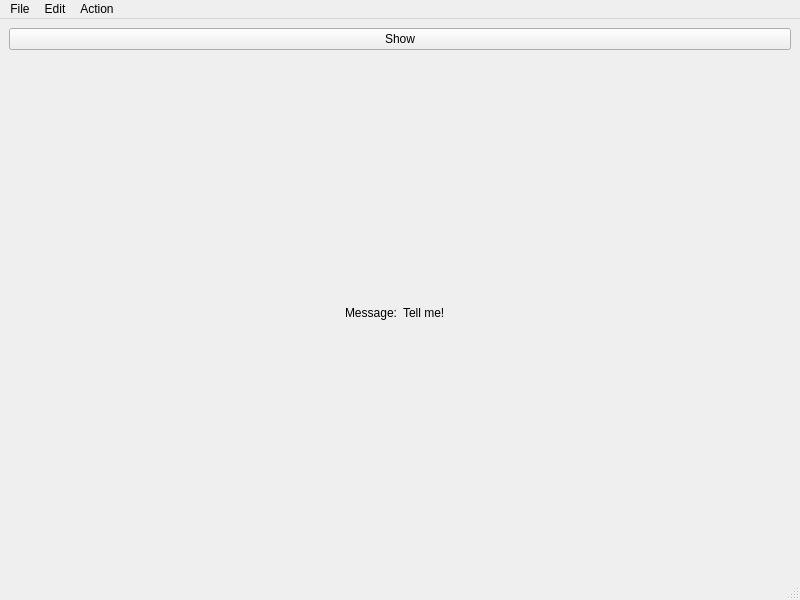
<?xml version="1.0" encoding="UTF-8"?>
<ui version="4.0">
 <class>MainWindow</class>
 <widget class="QMainWindow" name="MainWindow">
  <property name="geometry">
   <rect>
    <x>0</x>
    <y>0</y>
    <width>800</width>
    <height>600</height>
   </rect>
  </property>
  <property name="windowTitle">
   <string>MainWindow</string>
  </property>
  <widget class="QWidget" name="centralwidget">
   <layout class="QVBoxLayout" name="verticalLayout">
    <item>
     <widget class="QPushButton" name="pushButton">
      <property name="text">
       <string>Show</string>
      </property>
     </widget>
    </item>
    <item>
     <layout class="QHBoxLayout" name="horizontalLayout">
      <item>
       <widget class="QLabel" name="label">
        <property name="text">
         <string>Message:</string>
        </property>
        <property name="alignment">
         <set>Qt::AlignRight|Qt::AlignTrailing|Qt::AlignVCenter</set>
        </property>
       </widget>
      </item>
      <item>
       <widget class="QLabel" name="labelMessage">
        <property name="text">
         <string>Tell me!</string>
        </property>
       </widget>
      </item>
     </layout>
    </item>
   </layout>
  </widget>
  <widget class="QMenuBar" name="menubar">
   <property name="geometry">
    <rect>
     <x>0</x>
     <y>0</y>
     <width>800</width>
     <height>37</height>
    </rect>
   </property>
   <widget class="QMenu" name="menuFile">
    <property name="title">
     <string>File</string>
    </property>
    <addaction name="actionExit"/>
   </widget>
   <widget class="QMenu" name="menuAction">
    <property name="title">
     <string>Action</string>
    </property>
    <addaction name="actionWise_Saying"/>
   </widget>
   <widget class="QMenu" name="menuEdit">
    <property name="title">
     <string>Edit</string>
    </property>
    <addaction name="actionPaste"/>
   </widget>
   <addaction name="menuFile"/>
   <addaction name="menuEdit"/>
   <addaction name="menuAction"/>
  </widget>
  <widget class="QStatusBar" name="statusbar"/>
  <action name="actionExit">
   <property name="text">
    <string>Exit</string>
   </property>
  </action>
  <action name="actionWise_Saying">
   <property name="text">
    <string>Wise Saying</string>
   </property>
  </action>
  <action name="actionPaste">
   <property name="text">
    <string>Paste</string>
   </property>
  </action>
  <action name="actionExit_2">
   <property name="text">
    <string>Exit</string>
   </property>
  </action>
 </widget>
 <resources/>
 <connections>
  <connection>
   <sender>actionExit</sender>
   <signal>triggered()</signal>
   <receiver>MainWindow</receiver>
   <slot>close()</slot>
   <hints>
    <hint type="sourcelabel">
     <x>-1</x>
     <y>-1</y>
    </hint>
    <hint type="destinationlabel">
     <x>399</x>
     <y>299</y>
    </hint>
   </hints>
  </connection>
 </connections>
</ui>
